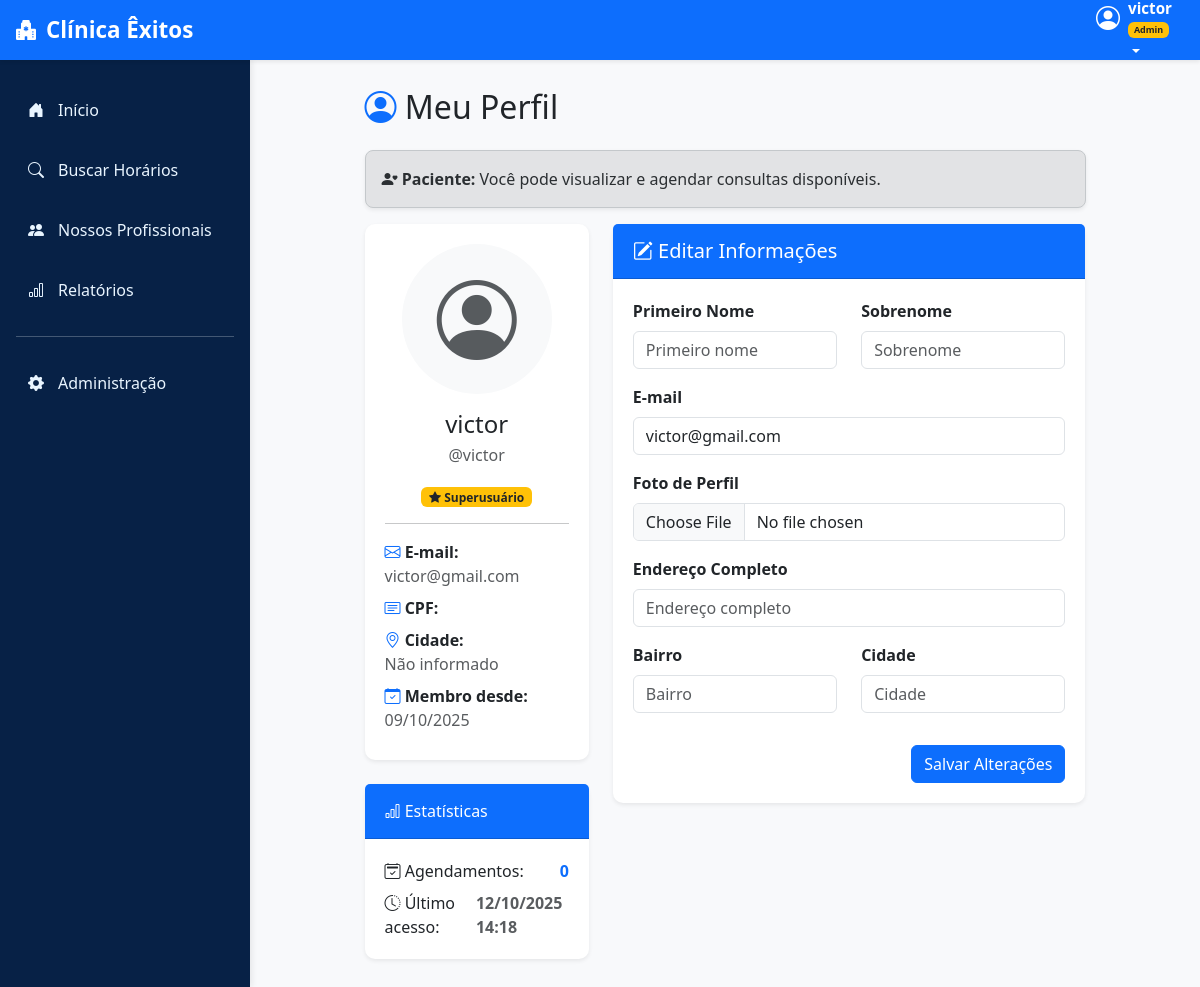
The page /usuarios/perfil/ (signed in) on the database its author committed.
### usuarios/models.py (models this page shows, shortened)
class UsuarioAdaptado(AbstractUser):
    cpf = models.CharField(max_length=11, unique=True, verbose_name="CPF")
    nome_cidade = models.CharField(max_length=100, blank=True, null=True)
    endereco = models.CharField(max_length=255, blank=True, null=True)
    nome_bairro = models.CharField(max_length=100, blank=True, null=True)
    data_nascimento = models.DateField(blank=True, null=True)
    foto_perfil = models.ImageField(upload_to='perfil/', null=True, blank=True, verbose_name="Foto de Perfil")
    is_professional = models.BooleanField(default=False)
    especializacao = models.CharField(max_length=255, blank=True, null=True, verbose_name="Especialização")
    crm = models.CharField(max_length=50, blank=True, null=True, verbose_name="CRM")
    telefone_contato = models.CharField(max_length=20, blank=True, null=True, verbose_name="Telefone de Contato")
    email_profissional = models.EmailField(blank=True, null=True, verbose_name="E-mail Profissional")
    biografia = models.TextField(blank=True, null=True, verbose_name="Biografia")

### usuarios/views.py (the view)
# urls.py: path('perfil/', views.perfil_view, name='perfil'),
@login_required
def perfil_view(request):
    if request.method == 'POST':
        form = PerfilForm(request.POST, request.FILES, instance=request.user)
        if form.is_valid():
            form.save()
            messages.success(request, 'Perfil atualizado com sucesso!')
            return redirect('perfil')
    else:
        form = PerfilForm(instance=request.user)
    return render(request, 'usuarios/perfil.html', {'form': form})

### usuarios/templates/usuarios/perfil.html (shortened to what this page needs)
{% extends 'base.html' %}
{% block content %}
<div class="container-fluid">
    <div class="row justify-content-center">
        <div class="col-lg-10">
            <h2 class="mb-4">
                <i class="bi bi-person-circle text-primary"></i> Meu Perfil
            </h2>
            <div class="alert {% if user.is_professional %}alert-info{% else %}alert-secondary{% endif %} shadow-sm">
                {% if user.is_professional %}
                    <i class="bi bi-clipboard2-pulse-fill"></i>
                    <strong>Profissional de Saúde:</strong> Você possui acesso a recursos exclusivos de gestão de atendimentos e horários.
                {% else %}
                    <i class="bi bi-person-heart"></i>
                    <strong>Paciente:</strong> Você pode visualizar e agendar consultas disponíveis.
                {% endif %}
            </div>
            <div class="row g-4">
                <div class="col-lg-4">
                    <div class="card shadow-sm mb-4">
                        <div class="card-body text-center">
                            {% if user.foto_perfil %}
                                <img src="{{ user.foto_perfil.url }}" alt="Foto de perfil" class="rounded-circle img-thumbnail mb-3" style="width: 150px; height: 150px; object-fit: cover;">
                            {% else %}
                                <div class="rounded-circle bg-light d-inline-flex align-items-center justify-content-center mb-3" style="width: 150px; height: 150px;">
                                    <i class="bi bi-person-circle text-muted" style="font-size: 5rem;"></i>
                                </div>
                            {% endif %}
                            <h4 class="mb-1">{{ user.get_full_name|default:user.username }}</h4>
                            <p class="text-muted mb-3">@{{ user.username }}</p>
                            <div class="mb-3">
                                {% if user.is_superuser %}
                                    <span class="badge bg-warning text-dark">
                                        <i class="bi bi-star-fill"></i> Superusuário
                                    </span>
                                {% endif %}
                            </div>
                            <hr>
                            <div class="text-start">
                                <p class="mb-2">
                                    <i class="bi bi-envelope text-primary"></i>
                                    <strong>E-mail:</strong><br>
                                    <span class="text-muted">{{ user.email|default:"Não informado" }}</span>
                                </p>
                                <p class="mb-2">
                                    <i class="bi bi-card-text text-primary"></i>
                                    <strong>CPF:</strong><br>
                                </p>
                                <p class="mb-2">
                                    <i class="bi bi-geo-alt text-primary"></i>
                                    <strong>Cidade:</strong><br>
                                    <span class="text-muted">{{ user.nome_cidade|default:"Não informado" }}</span>
                                </p>
                                <p class="mb-2">
                                    <i class="bi bi-calendar-check text-primary"></i>
                                    <strong>Membro desde:</strong><br>
                                    <span class="text-muted">{{ user.date_joined|date:"d/m/Y" }}</span>
                                </p>
                            </div>
                        </div>
                    </div>
                    <div class="card shadow-sm">
                        <div class="card-header bg-primary text-white">
                            <i class="bi bi-bar-chart"></i> Estatísticas
                        </div>
                        <div class="card-body">
                            <div class="d-flex justify-content-between mb-2">
                                <span><i class="bi bi-calendar2-check"></i> Agendamentos:</span>
                                <strong class="text-primary">0</strong>
                            </div>
                            <div class="d-flex justify-content-between">
                                <span><i class="bi bi-clock-history"></i> Último acesso:</span>
                                <strong class="text-muted">{{ user.last_login|date:"d/m/Y H:i"|default:"Nunca" }}</strong>
                            </div>
                        </div>
                    </div>
                </div>
                <div class="col-lg-8">
                    <div class="card shadow-sm mb-4">
                        <div class="card-header bg-primary text-white">
                            <h5 class="mb-0">
                                <i class="bi bi-pencil-square"></i> Editar Informações
                            </h5>
                        </div>
                        <div class="card-body">
                            <form method="post" enctype="multipart/form-data">
                                <div class="row">
                                    <div class="col-md-6 mb-3">
                                        <label for="{{ form.first_name.id_for_label }}" class="form-label fw-bold">Primeiro Nome</label>
                                        {{ form.first_name }}
                                    </div>
                                    <div class="col-md-6 mb-3">
                                        <label for="{{ form.last_name.id_for_label }}" class="form-label fw-bold">Sobrenome</label>
                                        {{ form.last_name }}
                                    </div>
                                </div>
                                <div class="mb-3">
                                    <label for="{{ form.email.id_for_label }}" class="form-label fw-bold">E-mail</label>
                                    {{ form.email }}
                                </div>
                                <div class="mb-3">
                                    <label class="form-label fw-bold">Foto de Perfil</label>
                                    {{ form.foto_perfil }}
                                </div>
                                <div class="mb-3">
                                    <label class="form-label fw-bold">Endereço Completo</label>
                                    {{ form.endereco }}
                                </div>
                                <div class="row">
                                    <div class="col-md-6 mb-3">
                                        <label class="form-label fw-bold">Bairro</label>
                                        {{ form.nome_bairro }}
                                    </div>
                                    <div class="col-md-6 mb-3">
                                        <label class="form-label fw-bold">Cidade</label>
                                        {{ form.nome_cidade }}
                                    </div>
                                </div>
                                <div class="d-flex gap-2 justify-content-end mt-3">
                                    <button type="submit" class="btn btn-primary">Salvar Alterações</button>
                                </div>
                            </form>
                        </div>
                    </div>
                </div>
            </div>
        </div>
    </div>
</div>
{% endblock %}

### templates/base.html (style rules this page uses)
:root { --primary-blue: #0d6efd; --light-blue: #e9f5ff; --dark-blue: #072146; --sidebar-width: 250px; --muted-text: #6c757d; }
body { background-color: #f8f9fb; font-family: 'Segoe UI', Tahoma, Geneva, Verdana, sans-serif; }
.alert { border-radius: 8px; }

### usuarios/templates/usuarios/perfil.html (style rules this page uses)
.card { border-radius: 10px; border: none; }
.card-header { border-radius: 10px 10px 0 0; padding: 15px 20px; }
.card-body { padding: 20px; }

### rows shown on the page
UsuarioAdaptado: get_full_name "victor", username "victor", email "victor@gmail.com", nome_cidade "Não informado", date_joined "09/10/2025", last_login "12/10/2025 14:18"
